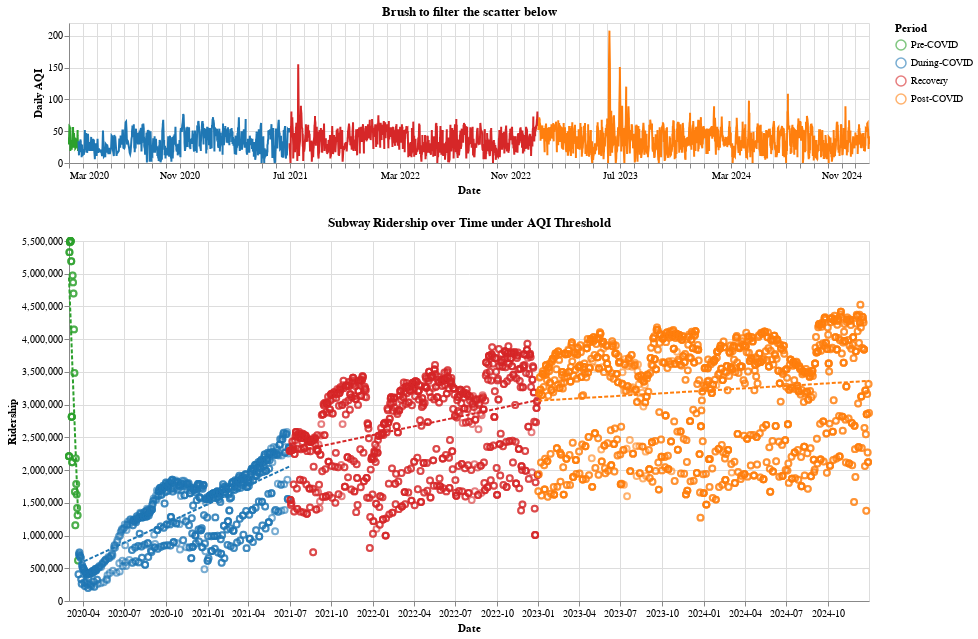

The notebook cell this image was saved under:
### Code cell
import pandas as pd
import altair as alt

# ---- 1)
df = merged.copy().dropna(subset=['date','daily_aqi']).sort_values('date')
df['date'] = pd.to_datetime(df['date'])

df['period'] = 'Post-COVID'
# Pre-COVID
df.loc[df['date'] <= pd.Timestamp('2020-03-21'), 'period'] = 'Pre-COVID'
# During-COVID
df.loc[(df['date'] >= pd.Timestamp('2020-03-22')) &
       (df['date'] <= pd.Timestamp('2021-06-30')), 'period'] = 'During-COVID'
# Recovery
df.loc[(df['date'] >  pd.Timestamp('2021-06-30')) &
       (df['date'] <= pd.Timestamp('2022-12-31')), 'period'] = 'Recovery'
# Post-COVID

# ---- 2)
brush = alt.selection_interval(encodings=['x'], name='DateRange')
aqi_min, aqi_max = float(df['daily_aqi'].min()), float(df['daily_aqi'].max())
aqi_param = alt.param(
    name='AQIMax', value=min(120, aqi_max),
    bind=alt.binding_range(min=aqi_min, max=aqi_max, step=1, name='Max AQI: ')
)

x_domain = [pd.Timestamp('2020-03-01'), df['date'].max()]

period_domain = ['Pre-COVID', 'During-COVID', 'Recovery', 'Post-COVID']
period_colors = ['#2ca02c',   '#1f77b4',      '#d62728',  '#ff7f0e']  # 绿/蓝/红/橙

# ---- 3)
top = (
    alt.Chart(df)
    .mark_line()
    .encode(
        x=alt.X('date:T',
                axis=alt.Axis(format='%b %Y', tickCount='month', title='Date'),
                scale=alt.Scale(domain=x_domain)),
        y=alt.Y('daily_aqi:Q', title='Daily AQI'),
        color=alt.Color('period:N', title='Period',
                        scale=alt.Scale(domain=period_domain, range=period_colors)),
        tooltip=['date:T','daily_aqi:Q','period:N']
    )
    .add_params(brush, aqi_param)
    .properties(width=800, height=140, title='Brush to filter the scatter below')
)

# ---- 4)
main = (
    alt.Chart(df)
    .transform_filter(brush)
    .transform_filter('datum.daily_aqi <= AQIMax')
    .mark_point(opacity=0.6, size=35)
    .encode(
        x=alt.X('date:T',
                axis=alt.Axis(format='%Y-%m', title='Date'),
                scale=alt.Scale(domain=x_domain)),
        y=alt.Y('ridership:Q', title='Ridership'),
        color=alt.Color('period:N', title='Period',
                        scale=alt.Scale(domain=period_domain, range=period_colors)),
        tooltip=['date:T', alt.Tooltip('ridership:Q', title='Ridership'),
                 'daily_aqi:Q','period:N']
    )
    .properties(width=800, height=360,
                title='Subway Ridership over Time under AQI Threshold')
)

reg = (
    alt.Chart(df)
    .transform_filter(brush)
    .transform_filter('datum.daily_aqi <= AQIMax')
    .transform_regression('date', 'ridership', groupby=['period'])
    .mark_line(strokeDash=[4,2])
    .encode(
        x=alt.X('date:T', scale=alt.Scale(domain=x_domain)),
        y='ridership:Q',
        color=alt.Color('period:N',
                        scale=alt.Scale(domain=period_domain, range=period_colors))
    )
)

chart = alt.vconcat(top, main + reg).resolve_scale(color='shared')
chart

### Figure 1 — Vega-Lite specification as saved in the notebook (floating-point values rounded to 4 significant figures; data arrays with more than 128 entries replaced by an {"elided": "..."} marker saying what was removed)
{"vconcat": [{"mark": {"type": "line"}, "encoding": {"color": {"field": "period", "scale": {"domain": ["Pre-COVID", "During-COVID", "Recovery", "Post-COVID"], "range": ["#2ca02c", "#1f77b4", "#d62728", "#ff7f0e"]}, "title": "Period", "type": "nominal"}, "tooltip": [{"field": "date", "type": "temporal"}, {"field": "daily_aqi", "type": "quantitative"}, {"field": "period", "type": "nominal"}], "x": {"axis": {"format": "%b %Y", "tickCount": "month", "title": "Date"}, "field": "date", "scale": {"domain": ["2020-03-01T00:00:00", "2024-12-31T00:00:00"]}, "type": "temporal"}, "y": {"field": "daily_aqi", "title": "Daily AQI", "type": "quantitative"}}, "height": 140, "name": "view_4", "title": "Brush to filter the scatter below", "width": 800}, {"layer": [{"mark": {"type": "point", "opacity": 0.6, "size": 35}, "encoding": {"color": {"field": "period", "scale": {"domain": ["Pre-COVID", "During-COVID", "Recovery", "Post-COVID"], "range": ["#2ca02c", "#1f77b4", "#d62728", "#ff7f0e"]}, "title": "Period", "type": "nominal"}, "tooltip": [{"field": "date", "type": "temporal"}, {"field": "ridership", "title": "Ridership", "type": "quantitative"}, {"field": "daily_aqi", "type": "quantitative"}, {"field": "period", "type": "nominal"}], "x": {"axis": {"format": "%Y-%m", "title": "Date"}, "field": "date", "scale": {"domain": ["2020-03-01T00:00:00", "2024-12-31T00:00:00"]}, "type": "temporal"}, "y": {"field": "ridership", "title": "Ridership", "type": "quantitative"}}, "title": "Subway Ridership over Time under AQI Threshold", "transform": [{"filter": {"param": "DateRange"}}, {"filter": "datum.daily_aqi <= AQIMax"}]}, {"mark": {"type": "line", "strokeDash": [4, 2]}, "encoding": {"color": {"field": "period", "scale": {"domain": ["Pre-COVID", "During-COVID", "Recovery", "Post-COVID"], "range": ["#2ca02c", "#1f77b4", "#d62728", "#ff7f0e"]}, "type": "nominal"}, "x": {"field": "date", "scale": {"domain": ["2020-03-01T00:00:00", "2024-12-31T00:00:00"]}, "type": "temporal"}, "y": {"field": "ridership", "type": "quantitative"}}, "transform": [{"filter": {"param": "DateRange"}}, {"filter": "datum.daily_aqi <= AQIMax"}, {"on": "date", "regression": "ridership", "groupby": ["period"]}]}], "height": 360, "width": 800}], "data": {"name": "data-ea6a9fee018aa331eddf2b1872f33fde"}, "params": [{"name": "DateRange", "select": {"type": "interval", "encodings": ["x"]}, "views": ["view_4"]}, {"name": "AQIMax", "bind": {"input": "range", "max": 208.0, "min": 0.0, "name": "Max AQI: ", "step": 1}, "value": 120}], "resolve": {"scale": {"color": "shared"}}, "$schema": "https://vega.github.io/schema/vega-lite/v5.20.1.json", "datasets": {"data-ea6a9fee018aa331eddf2b1872f33fde": {"elided": "4213 records"}}}
